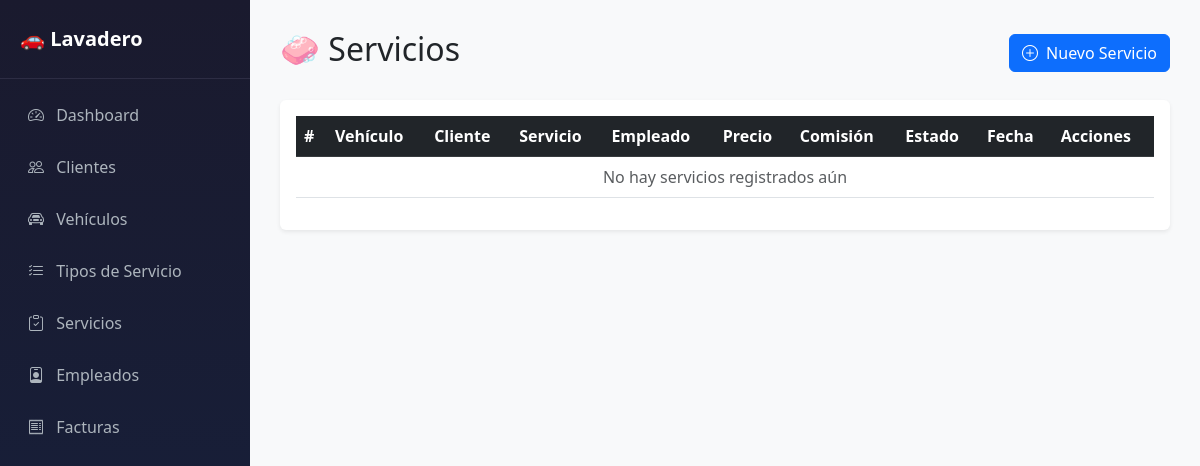
The app's page /servicios/, older data.
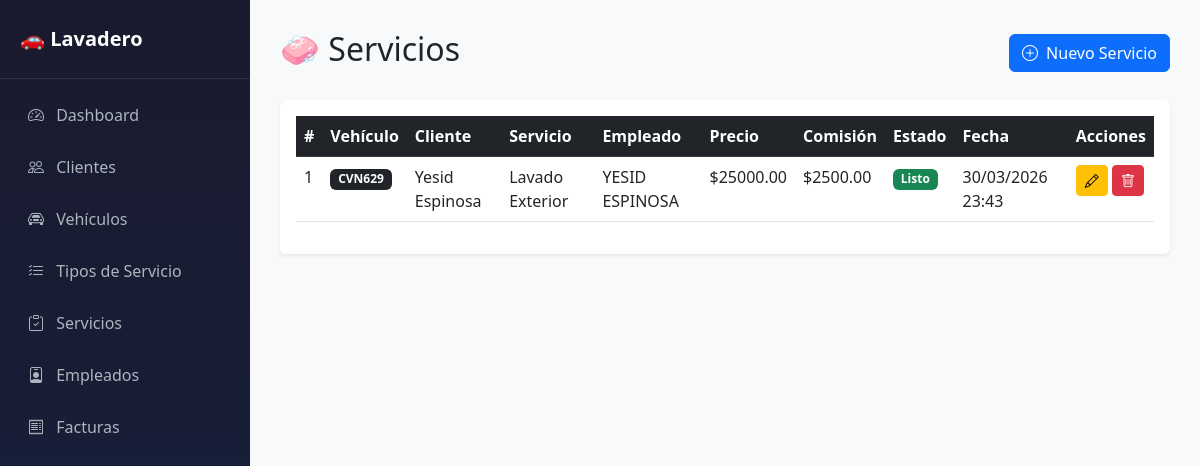
The same page, newer data.
### gestion/models.py (models this page shows, shortened)
class Servicio(models.Model):
    ESTADOS = [
        ('pendiente',   'Pendiente'),
        ('en_proceso',  'En Proceso'),
        ('listo',       'Listo'),
        ('entregado',   'Entregado'),
    ]
    vehiculo      = models.ForeignKey(Vehiculo,     on_delete=models.CASCADE)
    empleado      = models.ForeignKey(Empleado,     on_delete=models.CASCADE)
    tipo_servicio = models.ForeignKey(TipoServicio, on_delete=models.CASCADE)
    fecha         = models.DateTimeField(auto_now_add=True)
    precio        = models.DecimalField(max_digits=10, decimal_places=2)
    estado        = models.CharField(max_length=20, choices=ESTADOS, default='pendiente')
    comision      = models.DecimalField(max_digits=10, decimal_places=2, default=0)
    observaciones = models.TextField(blank=True, null=True)

class Vehiculo(models.Model):
    TIPOS = [
        ('sedan',  'Sedán'),
        ('suv',    'SUV'),
        ('moto',   'Moto'),
        ('camion', 'Camión'),
        ('otro',   'Otro'),
    ]
    cliente = models.ForeignKey(Cliente, on_delete=models.CASCADE)
    placa   = models.CharField(max_length=10, unique=True)
    marca   = models.CharField(max_length=50)
    color   = models.CharField(max_length=30)
    tipo    = models.CharField(max_length=20, choices=TIPOS, default='sedan')

class Cliente(models.Model):
    nombre          = models.CharField(max_length=100)
    telefono        = models.CharField(max_length=20)
    email           = models.EmailField(blank=True, null=True)
    fecha_registro  = models.DateTimeField(auto_now_add=True)

class TipoServicio(models.Model):
    nombre      = models.CharField(max_length=100)
    descripcion = models.TextField(blank=True)
    precio      = models.DecimalField(max_digits=10, decimal_places=2)
    activo      = models.BooleanField(default=True)

class Empleado(models.Model):
    usuario = models.OneToOneField(
        Usuario,
        on_delete=models.CASCADE,
        null=True,      # ← agrega esto
        blank=True      # ← agrega esto
    )
    nombre        = models.CharField(max_length=100)
    telefono      = models.CharField(max_length=20)
    fecha_ingreso = models.DateField(auto_now_add=True)
    porcentaje_comision = models.DecimalField(max_digits=5, decimal_places=2, default=10.00)

### gestion/views.py (the view)
# urls.py: path('servicios/',                    views.lista_servicios,  name='lista_servicios'),
def lista_servicios(request):
    servicios = Servicio.objects.all().order_by('-fecha')
    return render(request, 'gestion/servicios.html', {'servicios': servicios})

### gestion/templates/gestion/servicios.html (shortened to what this page needs)
{% extends 'gestion/base.html' %}
{% block contenido %}
<div class="d-flex justify-content-between align-items-center mb-4">
    <h2>🧼 Servicios</h2>
    <a href="{% url 'nuevo_servicio' %}" class="btn btn-primary">
        <i class="bi bi-plus-circle me-2"></i>Nuevo Servicio
    </a>
</div>
<div class="card border-0 shadow-sm">
    <div class="card-body">
        <table class="table table-hover">
            <thead class="table-dark">
                <tr>
                    <th>#</th>
                    <th>Vehículo</th>
                    <th>Cliente</th>
                    <th>Servicio</th>
                    <th>Empleado</th>
                    <th>Precio</th>
                    <th>Comisión</th>
                    <th>Estado</th>
                    <th>Fecha</th>
                    <th>Acciones</th>
                </tr>
            </thead>
            <tbody>
                {% for servicio in servicios %}
                <tr>
                    <td>{{ servicio.id }}</td>
                    <td>
                        <span class="badge bg-dark">
                            {{ servicio.vehiculo.placa }}
                        </span>
                    </td>
                    <td>{{ servicio.vehiculo.cliente.nombre }}</td>
                    <td>{{ servicio.tipo_servicio.nombre }}</td>
                    <td>{{ servicio.empleado.nombre }}</td>
                    <td>${{ servicio.precio }}</td>
                    <td>${{ servicio.comision }}</td>
                    <td>
                        {% if servicio.estado == 'pendiente' %}
                        <span class="badge bg-warning text-dark">Pendiente</span>
                        {% elif servicio.estado == 'en_proceso' %}
                        <span class="badge bg-primary">En Proceso</span>
                        {% elif servicio.estado == 'listo' %}
                        <span class="badge bg-success">Listo</span>
                        {% else %}
                        <span class="badge bg-secondary">Entregado</span>
                        {% endif %}
                    </td>
                    <td>{{ servicio.fecha|date:"d/m/Y H:i" }}</td>
                    <td>
                        <a href="{% url 'editar_servicio' servicio.id %}"
                           class="btn btn-sm btn-warning">
                            <i class="bi bi-pencil"></i>
                        </a>
                        <button onclick="confirmarEliminar('{% url 'eliminar_servicio' servicio.id %}')"
                                class="btn btn-sm btn-danger">
                            <i class="bi bi-trash"></i>
                        </button>
                    </td>
                </tr>
                {% empty %}
                <tr>
                    <td colspan="10" class="text-center text-muted">
                        No hay servicios registrados aún
                    </td>
                </tr>
                {% endfor %}
            </tbody>
        </table>
    </div>
</div>
{% endblock %}

Row changes from the older to the newer data that the page shows:
added Servicio: id "1", vehiculo.placa "CVN629", vehiculo.cliente.nombre "Yesid Espinosa", tipo_servicio.nombre "Lavado Exterior", empleado.nombre "YESID ESPINOSA", precio "25000.00", comision "2500.00", estado "Listo", fecha "30/03/2026 23:43"
Text that changed along with them:
text no longer shown: "No hay servicios registrados aún"
